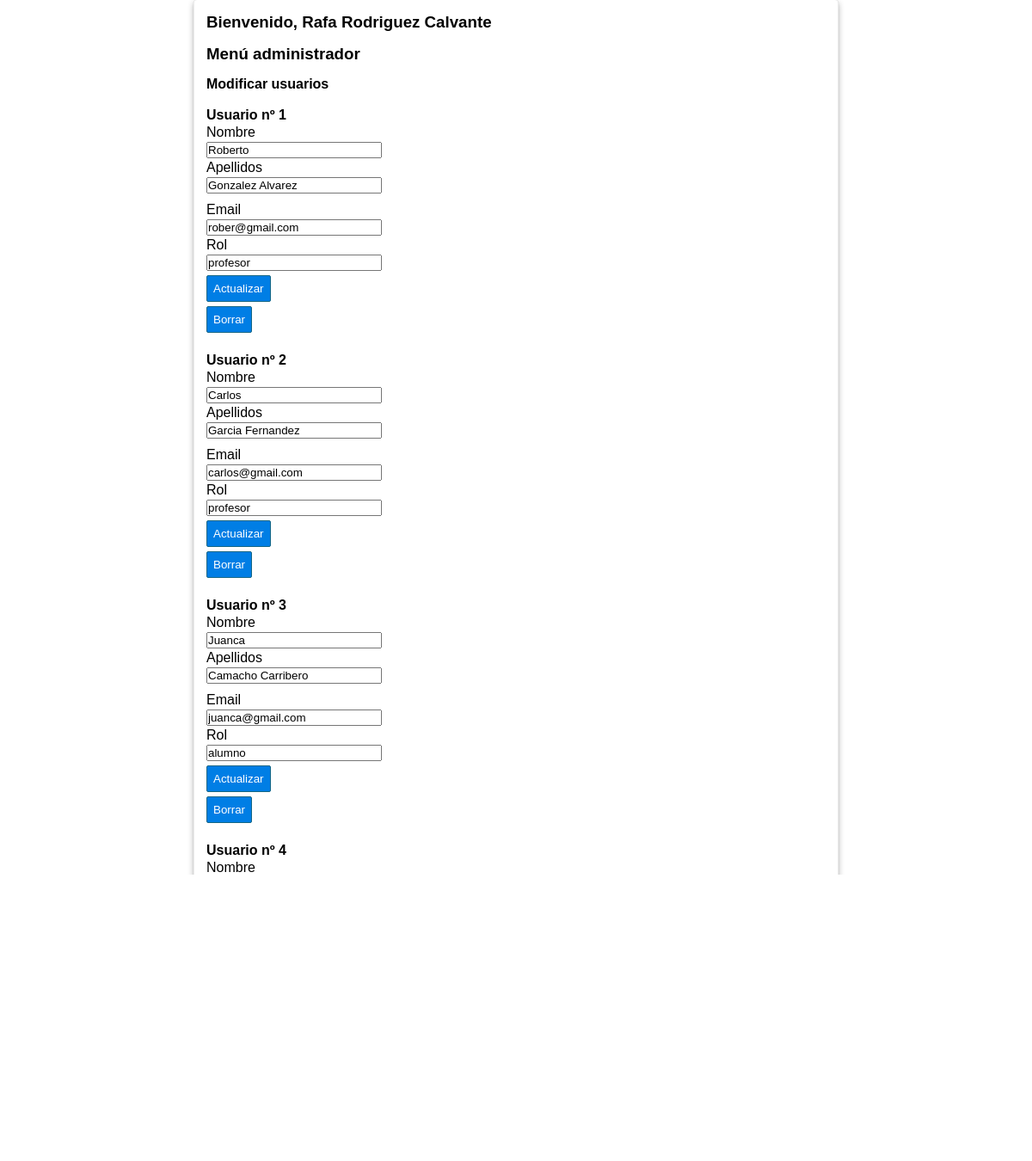
The app's page /admin_files/admin_modify.php (signed in) with its own data.
### tables this page shows
CREATE TABLE users
(uid int unsigned NOT NULL auto_increment,
name varchar(15) NOT NULL,
surname varchar(30) NOT NULL,
email varchar(50) NOT NULL,
pass varchar(255) NOT NULL,
rol varchar(15) NOT NULL,
PRIMARY KEY (uid)
);

### admin_files/admin_modify.php (the view, shortened to what this page needs)
<!DOCTYPE html>
<html lang="en">
<head>
    <link rel="stylesheet" href="../assets/css/style.css">
</head>
<body>
<?php require_once '../includes/connection.php'; ?>
<?php if($_SESSION['user']['rol'] == 'admin'): ?>
    <div id="register" class="bloque fondo">
    <h3> Bienvenido, <?= $_SESSION['user']['name'] . ' ' . $_SESSION['user']['surname'] ?> </h3>
    <h3>Menú administrador</h3>
        <h4> Modificar usuarios</h4>
        <br>
        <?php
            $sql = "SELECT * FROM users";
            $result = mysqli_query($db,$sql);
            if($result && mysqli_num_rows($result) >= 1){
                $counter = 1;
                $html = "";
                while($users = mysqli_fetch_assoc($result)){
                    $uid = $users['uid'];
                    $name = $users['name'];
                    $surname = $users['surname'];
                    $email = $users['email'];
                    $rol = $users['rol'];
                    $errors = isset($_SESSION['errors']) ? $_SESSION['errors'] : '';
                    $html .= "
                        <form action='update_user.php' method='POST'>
                            <h4>Usuario nº $counter</h4>
                            <label for='nombre'>Nombre</label>
                            <input style='width: 200px;
                            type='text' name='nombre' value='$name'>
                            <?php echo isset($errors) ? mostrarError($errors,'nombre') : '' ?>
                            <label for='apellidos'>Apellidos</label>
                            <input style='width: 200px;    padding: 0px;
                            ' type='text' name='apellidos' value='$surname' required>
                            <?php echo isset($errors) ? mostrarError($errors,'apellidos') : '' ?>
                            <label for='email'>Email</label>
                            <input style='width: 200px; type='email' name='email' value='$email' required>
                            <?php echo isset($errors) ? mostrarError($errors,'email') : '' ?>
                            <label for='email_not_modify'></label>
                            <input type='hidden' name='email_not_modify' value='$email' required>
                            <label for='rol'>Rol</label>
                            <input style='width: 200px; type='text' name='rol' value='$rol' required>
                            <?php echo isset($errors) ? mostrarError($errors,'rol') : '' ?>
                            <input type='submit' value='Actualizar'>
                        </form>
                        <form action='delete_user.php' method='POST'>
                            <label for='uid'></label>
                            <input type='hidden' name='uid' value='$uid' required>
                            <input type='submit' value='Borrar'>
                        </form>
                        <br>";
                     $counter++;
                }
                echo $html;
            }else{
                $_SESSION['error_login'] = 'Login incorrecto....';
            }
        ?>
        <br>
        <a class="boton boton-verde" href="../admin.php">Volver</a>
    </div>
<?php else: ?>
    <?php header('Location: ../index.php'); ?>
<?php endif; ?>
</body>
</html>

### assets/css/style.css (style rules this page uses)
* { margin: 0px; padding: 0px; font-family: sans-serif, Helvetica, Arial; text-decoration: none; }
.bloque { display:block; width: 60%; margin: 0px auto; margin-bottom: 35px; background: white; padding: 15px; border-radius: 4px; box-shadow: 0px 0px 1px rgba(0,0,0,0.3), 0px 3px 7px rgba(0,0,0,0.3), 0px 0px 1px #FFFFFF inset, 0px -3px 2px rgba(0,0,0,0.25) inset; }
.fondo::after { content: ""; background: url(../img/libros.jpg); opacity: 0.5; top: 0; left: 0; bottom: 0; right: 0; position: fixed; z-index: -1; }
.bloque h3 { margin-bottom: 15px; }
label, input[type="text"], input[type="email"], input[type="password"] { display: block; width: 200px; margin-top:2px; margin-bottom: 2px; }
input[type="text"], input[type="email"], input[type="password"] { padding: 5px; margin-bottom: 10px; }
input[type="button"], input[type="submit"], .boton { margin-top: 5px; margin-bottom: 5px; display: block; border-radius: 2px; color:white; background: #007ee5; border: 1px solid #156785; cursor:pointer; padding: 7px; }
.boton { color:white !important; text-align: center; width: 170px; }
.boton-verde { background: #21b921; border-color: green; }

### records on screen
users: nombre "Roberto", apellidos "Gonzalez Alvarez", email "rober@gmail.com", rol "profesor"
users: nombre "Carlos", apellidos "Garcia Fernandez", email "carlos@gmail.com", rol "profesor"
users: nombre "Juanca", apellidos "Camacho Carribero", email "juanca@gmail.com", rol "alumno"
users: nombre "Rafa", apellidos "Rodriguez Calvante", email "rafa@gmail.com", rol "admin"

### other values on screen
$_SESSION['user']['name'] "Rafa"
$_SESSION['user']['surname'] "Rodriguez Calvante"
